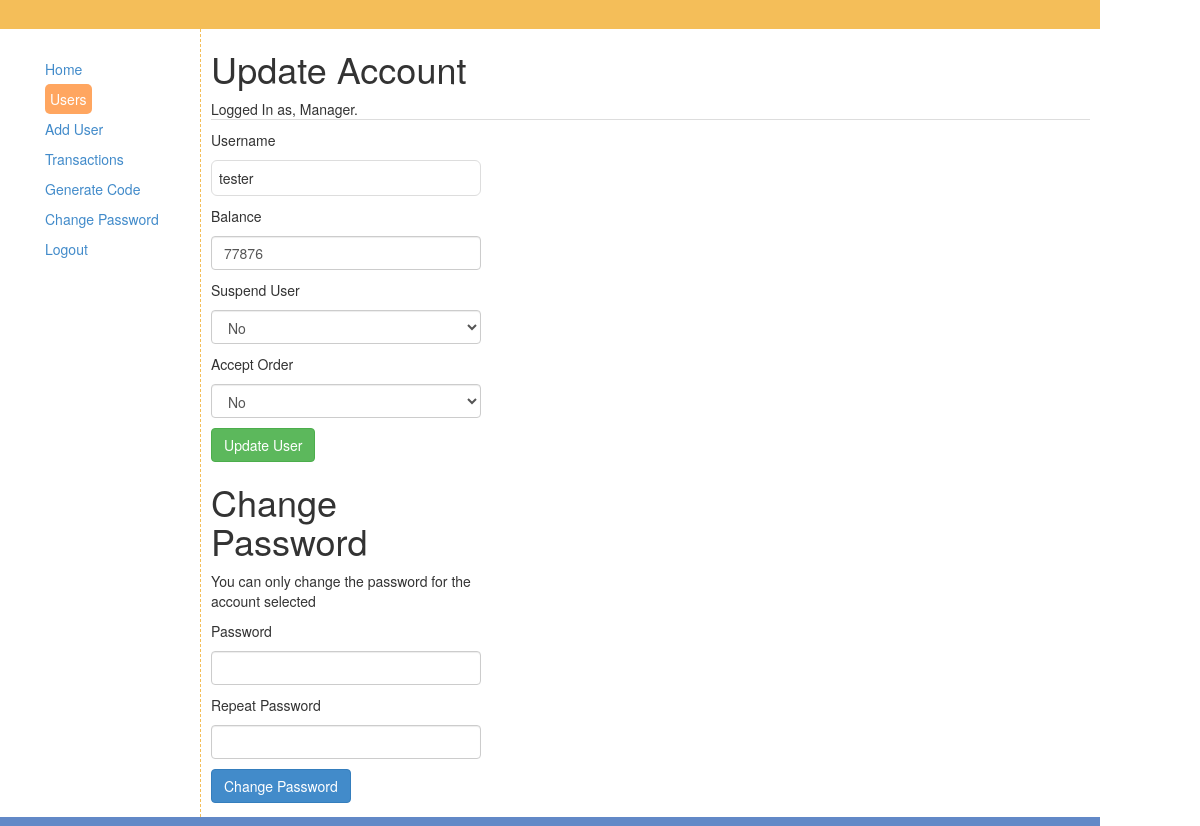
Screenshot of /adminPanel/edit.php?id=47 (signed in) with the database file from the repository.
### tables this page shows
CREATE TABLE IF NOT EXISTS `tbl_users` (
  `id` int(11) NOT NULL AUTO_INCREMENT,
  `username` varchar(20) NOT NULL,
  `password` varchar(512) NOT NULL,
  `user_level` int(11) NOT NULL,
  `email` varchar(100) NOT NULL,
  `email_code` varchar(100) NOT NULL,
  `time` int(11) NOT NULL,
  `confirmed` int(11) NOT NULL,
  `ip` varchar(20) NOT NULL,
  `suspended` int(11) NOT NULL,
  `full_name` varchar(100) NOT NULL,
  `website` varchar(100) NOT NULL,
  `country` varchar(100) NOT NULL,
  `account_name` varchar(100) NOT NULL,
  `account_type` varchar(100) NOT NULL,
  `account_no` varchar(100) NOT NULL,
  `balance` varchar(100) NOT NULL,
  `accept` tinyint(1) NOT NULL,
  `nickname` varchar(100) NOT NULL,
  `str_address` varchar(255) NOT NULL,
  `city` varchar(100) NOT NULL,
  `state` varchar(100) NOT NULL,
  `tel` varchar(15) NOT NULL,
  `email_address` varchar(50) NOT NULL,
  `image_url` varchar(255) NOT NULL,
  `jii` varchar(255) NOT NULL,
  PRIMARY KEY (`id`)
);

### adminPanel/core/init.php (called while the page is built, shortened)
<?php ob_start();
require_once ('connect/database.php');
require_once ('classes/user.class.php');
$user = new Users($db);

### adminPanel/core/classes/user.class.php (called while the page is built, shortened)
<?php
class Users {
    public  $db;
    public function __construct($database) {
        $this->db = $database;
    }
    public function userdata($id) {
        $query = $this->db->prepare("SELECT * FROM `tbl_users` WHERE `id`= ?");
        $query->bindValue(1, $id);
        try{
            $query->execute();
            return $query->fetch();
        } catch(PDOException $e){
            die($e->getMessage());
        }
    }
}

### adminPanel/edit.php (the view, shortened to what this page needs)
<?php
require ('core/init.php');
$users = $user->userdata($_SESSION['id']);
if(isset($_GET['id'])){
     $uid = $_GET['id'];
    $record = $user->userdata($uid);
}
?>
<!doctype>
<html lang="en">
<head>
    <link href="assets/css/styles.css" rel="stylesheet">
    <link href="assets/css/bootstrap.css" rel="stylesheet">
</head>
<body>
<div class="main">
    <aside class="left">
        <nav>
            <ul>
                <li><a href="dashboard.php">Home</a></li>
                <li><a class="active" href="users.php">Users</a></li>
                <li><a href="add_user.php">Add User</a></li>
                <li><a href="transactions.php">Transactions</a></li>
                <li><a href="generate.php">Generate Code</a></li>
                <li><a href="change_password.php">Change Password</a></li>
                <li><a href="logout.php">Logout</a></li>
            </ul>
        </nav>
    </aside>
    <aside class="right">
        <h1>Update Account</h1>
        <p style="border-bottom: 1px solid #ddd;">
            Logged In as, <?php echo ucfirst($users['username']); ?>.
        </p>
        <div style="width:270px;">
            <form role="form" name="addUser" action="<?php $_SERVER['PHP_SELF'];?>" method="post">
                <p>Username</p>
                <p style="border: 1px solid #ddd; padding: 7px; border-radius: 6px;"><?php echo $record['username']; ?></p>
                <p>Balance</label></p>
                <p><input class="form-control" type="text" name="balance" value="<?php echo $record['balance']; ?>"></p>
                </p><p>Suspend User</label></p>
                <p><select class="form-control" name="suspend" >
                    <option value="1">No</option>
                </select></p>
                </p><p>Accept Order</label></p>
                <p><select class="form-control" name="accept" >
                    <option value="0">No</option>
                </select></p>
                <p><input class="btn btn-success" type="submit" name="submit" value="Update User"></p>
            </form>
                <h1>Change Password</h1>
            <p>You can only change the password for the account selected</p>
            <form role="form" name="changePassword" action="<?php $_SERVER['PHP_SELF'];?>" method="post">
                <p>Password</p>
                <p><input class="form-control" type="password" name="pass1"</p>
                <p>Repeat Password</p>
                <p><input class="form-control" type="password" name="pass2"</p>
                <p><input class="btn btn-primary" type="submit" name="password" value="Change Password"></p>
            </form>
        </div>
    </aside>
</div>
</body>
</html>

### adminPanel/assets/css/styles.css (style rules this page uses)
body { background:#ddd; }
.main { position:absolute;width:1100px;margin:0 auto;border-top:29px solid #f4be59;border-bottom:9px solid #6289c7;height:auto; }
aside.left { padding-top:25px;width:200px;float:left; }
aside.right { width:900px;float:left;padding:0 10px 0;border-left:1px dashed #f4be59; }
nav ul { list-style:none; }
nav li { padding: 5px; }
nav .active { background: #ffa660;text-decoration:none;color:#fff;padding:5px;border-radius:5px; }

### rows the page displays
tbl_users: username "Manager"
tbl_users: username "tester", balance "77876"
